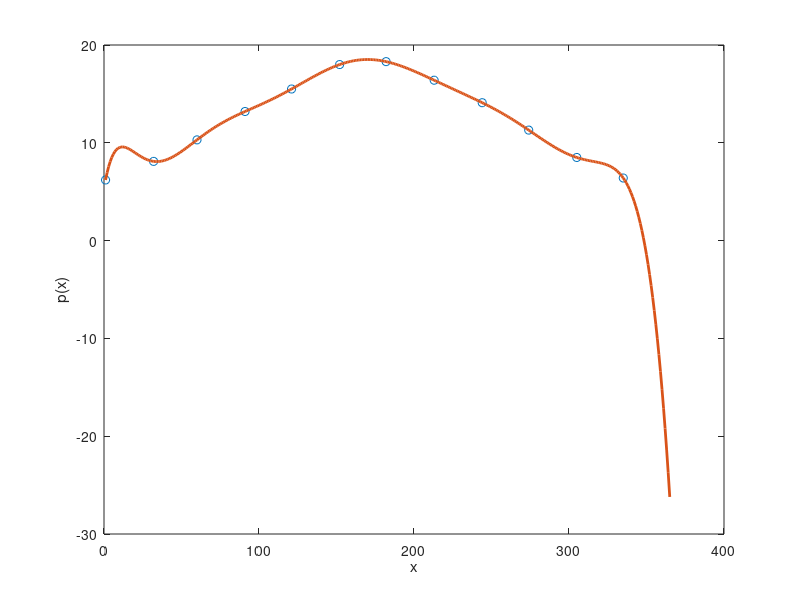

This figure's MATLAB source:
%% start a) med naiv ansats

x = [1 32 60 91 121 152 182 213 244 274 305 335]';
y = [6.2000 8.1000 10.3000 13.2000 15.5000 18 18.3000 16.4000 14.1000 11.3000 8.5000 6.4000]';

Aa=[ones(size(x)) x x.^2 x.^3 x.^4 x.^5 x.^6 x.^7 x.^8 x.^9 x.^10 x.^11];

c = Aa\y;

% interpolerar med naiv ansats
% interpolation får bara ske mellan punkterna

p = @(x) c(1) + c(2)*x + c(3)*x.^2 + c(4)*x.^3 + c(5)*x.^4 + c(6)*x.^5 + c(7)*x.^6 + c(8)*x.^7 + c(9)*x.^8 + c(10)*x.^9 + c(11)*x.^10 + c(12)*x.^11;

xv = [1:1:365]; pv = p(xv);

plot (x, y, 'o', xv, pv, 'LineWidth', 2)
xlabel('x'); ylabel('p(x)')
